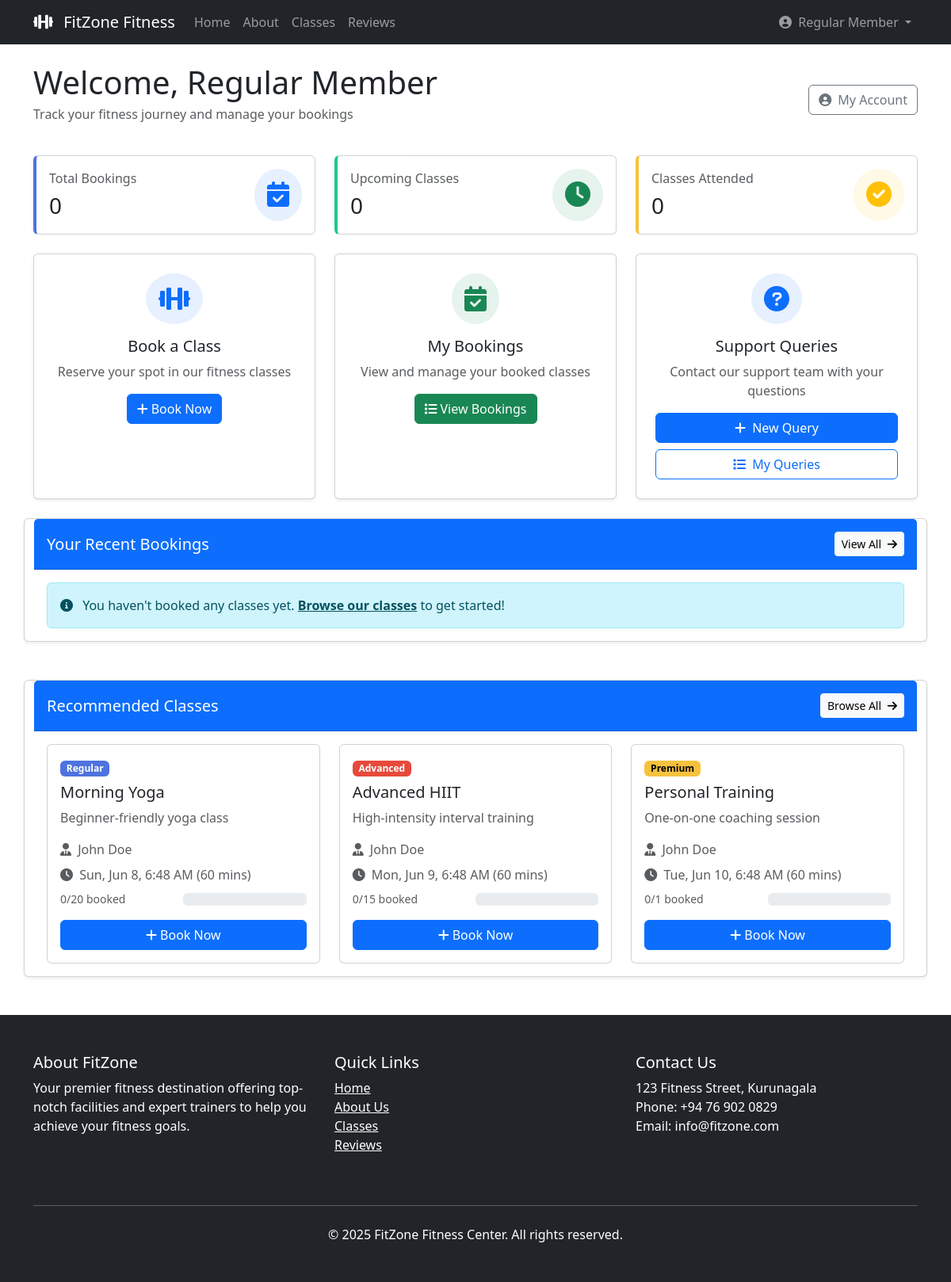
Page /dashboard.php (signed in) on the committed database.
### tables this page shows
CREATE TABLE IF NOT EXISTS classes (
    id INT AUTO_INCREMENT PRIMARY KEY,
    name VARCHAR(100) NOT NULL,
    description TEXT,
    schedule DATETIME NOT NULL,
    duration_minutes INT DEFAULT 60,
    trainer_id INT,
    capacity INT DEFAULT 20,
    booked INT DEFAULT 0,
    price DECIMAL(10,2) DEFAULT 15.00,
    class_type ENUM('regular', 'advanced', 'premium') DEFAULT 'regular',
    status ENUM('scheduled', 'cancelled', 'completed') DEFAULT 'scheduled',
    created_by INT,
    created_at TIMESTAMP DEFAULT CURRENT_TIMESTAMP,
    updated_at TIMESTAMP DEFAULT CURRENT_TIMESTAMP ON UPDATE CURRENT_TIMESTAMP,
    FOREIGN KEY (trainer_id) REFERENCES trainers(id) ON DELETE SET NULL,
    FOREIGN KEY (created_by) REFERENCES users(id) ON DELETE SET NULL,
    INDEX idx_schedule (schedule),
    INDEX idx_status (status)
);

CREATE TABLE IF NOT EXISTS trainers (
    id INT AUTO_INCREMENT PRIMARY KEY,
    user_id INT UNIQUE,
    name VARCHAR(100) NOT NULL,
    specialty VARCHAR(100),
    certification VARCHAR(100),
    bio TEXT,
    hourly_rate DECIMAL(10,2),
    is_active BOOLEAN DEFAULT TRUE,
    profile_image VARCHAR(255),
    created_at TIMESTAMP DEFAULT CURRENT_TIMESTAMP,
    updated_at TIMESTAMP DEFAULT CURRENT_TIMESTAMP ON UPDATE CURRENT_TIMESTAMP,
    FOREIGN KEY (user_id) REFERENCES users(id) ON DELETE SET NULL
);

CREATE TABLE IF NOT EXISTS gym_info (
    id INT AUTO_INCREMENT PRIMARY KEY,
    gym_name VARCHAR(255) NOT NULL,
    address TEXT,
    city VARCHAR(100),
    state VARCHAR(100),
    zip_code VARCHAR(20),
    phone VARCHAR(20),
    email VARCHAR(255),
    opening_hours TEXT,
    facebook_url VARCHAR(255),
    twitter_url VARCHAR(255),
    instagram_url VARCHAR(255),
    youtube_url VARCHAR(255),
    logo_url VARCHAR(255),
    updated_at TIMESTAMP DEFAULT CURRENT_TIMESTAMP ON UPDATE CURRENT_TIMESTAMP
);

### dashboard.php (the view, shortened to what the rows shown need)
<?php
$db = new Database();
$conn = $db->getConnection();
$user_id = $_SESSION['user']['id'];
$upcoming = [];
try {
    $stmt = $conn->prepare("
        SELECT c.*, t.name as trainer_name
        FROM classes c
        LEFT JOIN trainers t ON c.trainer_id = t.id
        WHERE c.schedule > NOW()
        AND c.id NOT IN (
            SELECT class_id FROM appointments
            WHERE user_id = ? AND status = 'booked'
        )
        AND c.status = 'scheduled'
        ORDER BY c.schedule ASC
        LIMIT 3
    ");
    $stmt->bind_param("i", $user_id);
    $stmt->execute();
    $result = $stmt->get_result();
    $upcoming = $result->fetch_all(MYSQLI_ASSOC);
} catch (Exception $e) {
    error_log("Dashboard error: " . $e->getMessage());
    $_SESSION['dashboard_error'] = "Error loading dashboard data";
}
?>
<!DOCTYPE html>
<html lang="en">
<head>
    <link href="https://cdn.jsdelivr.net/npm/bootstrap@5.3.0/dist/css/bootstrap.min.css" rel="stylesheet">
    <link rel="stylesheet" href="https://cdnjs.cloudflare.com/ajax/libs/font-awesome/6.0.0/css/all.min.css">
</head>
<body>
    <main class="container py-4">
        <div class="row mb-4 align-items-center">
            <div class="col-md-8">
                <h1 class="mb-1">Welcome, <?php echo htmlspecialchars($_SESSION['user']['name']); ?></h1>
            </div>
        </div>
        <div class="row mb-4 g-4">
        <div class="card shadow-sm">
            <div class="card-body">
                <?php if (count($upcoming) > 0): ?>
                    <div class="row g-4">
                        <?php foreach ($upcoming as $class): ?>
                        <div class="col-md-4">
                            <div class="card class-card h-100">
                                <div class="card-body">
                                    <span class="badge badge-<?php echo strtolower($class['class_type']); ?> mb-2">
                                        <?php echo ucfirst($class['class_type']); ?>
                                    </span>
                                    <h5 class="card-title"><?php echo htmlspecialchars($class['name']); ?></h5>
                                    <p class="card-text text-muted">
                                        <?php echo htmlspecialchars(substr($class['description'], 0, 100)); ?>
                                    </p>
                                    <p class="text-muted mb-2">
                                        <i class="fas fa-user-tie me-1"></i>
                                        <?php echo htmlspecialchars($class['trainer_name'] ?? 'Not assigned'); ?>
                                    </p>
                                    <p class="text-muted mb-2">
                                        <i class="fas fa-clock me-1"></i>
                                        <?php echo date('D, M j, g:i A', strtotime($class['schedule'])); ?>
                                        (<?php echo $class['duration_minutes']; ?> mins)
                                    </p>
                                    <div class="d-flex justify-content-between align-items-center mb-3">
                                        <span class="small text-muted">
                                            <?php echo $class['booked']; ?>/<?php echo $class['capacity']; ?> booked
                                        </span>
                                        <div class="w-50">
                                            <div class="progress">
                                            </div>
                                        </div>
                                    </div>
                                    <div class="d-grid">
                                        <a href="book_class.php?id=<?php echo $class['id']; ?>"
                                           class="btn btn-primary">
                                            <i class="fas fa-plus me-1"></i>Book Now
                                        </a>
                                    </div>
                                </div>
                            </div>
                        </div>
                        <?php endforeach; ?>
                    </div>
                <?php endif; ?>
            </div>
        </div>
    </main>
    <?php include 'footer.php'; ?>
</body>
</html>

### footer.php (shortened to what the rows shown need)
<?php
require 'db.php';
try {
    $gym_info = $conn->query("SELECT * FROM gym_info LIMIT 1")->fetch();
} catch (PDOException $e) {
    $gym_info = [];
}
?>
<footer class="bg-dark text-white py-5">
    <div class="container">
        <div class="row">
            <div class="col-md-4 mb-4">
                <h5>Contact Us</h5>
                <p>
                    <?php echo htmlspecialchars($gym_info['address'] ?? '123 Fitness St, Kurunegala'); ?><br>
                    Phone: <?php echo htmlspecialchars($gym_info['phone'] ?? '(123) 456-7890'); ?><br>
                    Email: <?php echo htmlspecialchars($gym_info['email'] ?? 'info@fitzone.com'); ?>
                </p>
            </div>
        </div>
    </div>
</footer>

### rows in the picture
classes: class_type "Regular", name "Morning Yoga", description "Beginner-friendly yoga class", trainer.name "John Doe", schedule "Sun, Jun 8, 6:48 AM", duration_minutes "60", booked "0", capacity "20"
classes: class_type "Advanced", name "Advanced HIIT", description "High-intensity interval training", trainer.name "John Doe", schedule "Mon, Jun 9, 6:48 AM", duration_minutes "60", booked "0", capacity "15"
classes: class_type "Premium", name "Personal Training", description "One-on-one coaching session", trainer.name "John Doe", schedule "Tue, Jun 10, 6:48 AM", duration_minutes "60", booked "0", capacity "1"
gym_info: address "123 Fitness Street, Kurunagala", phone "+94 76 902 0829", email "info@fitzone.com"

### other values in the picture
$_SESSION['user']['name'] "Regular Member"
$user_stats['total_bookings'] "0"
$user_stats['upcoming_bookings'] "0"
$user_stats['classes_attended'] "0"
